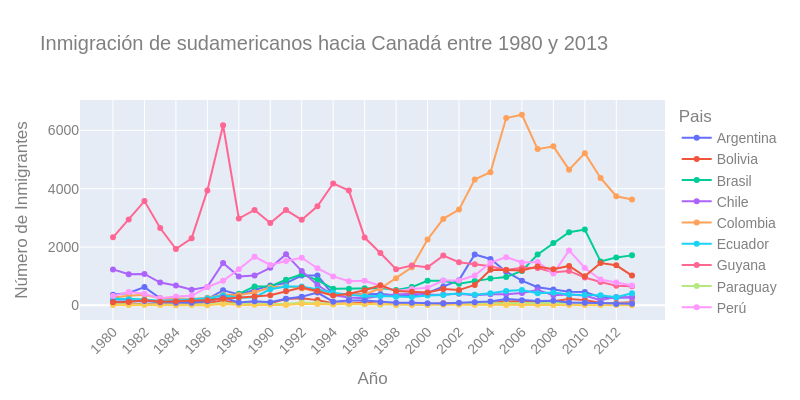

Notebook code for this chart:
### Code cell
fig = px.line(sudamerica,x=sudamerica.index,y=sudamerica.columns,
              title='Inmigración de sudamericanos hacia Canadá entre 1980 y 2013',
              color='Pais', markers=True)
fig.update_layout(width=800,height=400, xaxis={'tickangle':-45},
                  xaxis_title='Año',yaxis_title='Número de Inmigrantes',
                  font_family='Arial',font_size=14, font_color='grey')

fig.write_html('inmigracion_sudamericanos_canada.html')
fig.show()

### Figure 1 — Plotly figure (JSON) as saved in the notebook; plotly's stock layout.template omitted (floating-point values rounded to 4 significant figures)
{"data": [{"hovertemplate": "Pais=Argentina<br>index=%{x}<br>value=%{y}<extra></extra>", "legendgroup": "Argentina", "line": {"color": "#636efa", "dash": "solid"}, "marker": {"symbol": "circle"}, "mode": "lines+markers", "name": "Argentina", "orientation": "v", "showlegend": true, "type": "scatter", "x": ["1980", "1981", "1982", "1983", "1984", "1985", "1986", "1987", "1988", "1989", "1990", "1991", "1992", "1993", "1994", "1995", "1996", "1997", "1998", "1999", "2000", "2001", "2002", "2003", "2004", "2005", "2006", "2007", "2008", "2009", "2010", "2011", "2012", "2013"], "xaxis": "x", "y": [368, 426, 626, 241, 237, 196, 213, 519, 374, 538, 678, 763, 1023, 1022, 366, 380, 396, 391, 349, 318, 427, 635, 865, 1745, 1591, 1153, 847, 620, 540, 467, 459, 278, 263, 282], "yaxis": "y"}, {"hovertemplate": "Pais=Bolivia<br>index=%{x}<br>value=%{y}<extra></extra>", "legendgroup": "Bolivia", "line": {"color": "#EF553B", "dash": "solid"}, "marker": {"symbol": "circle"}, "mode": "lines+markers", "name": "Bolivia", "orientation": "v", "showlegend": true, "type": "scatter", "x": ["1980", "1981", "1982", "1983", "1984", "1985", "1986", "1987", "1988", "1989", "1990", "1991", "1992", "1993", "1994", "1995", "1996", "1997", "1998", "1999", "2000", "2001", "2002", "2003", "2004", "2005", "2006", "2007", "2008", "2009", "2010", "2011", "2012", "2013"], "xaxis": "x", "y": [44, 52, 42, 49, 38, 44, 79, 165, 63, 68, 71, 214, 247, 180, 75, 61, 96, 43, 33, 42, 33, 72, 57, 59, 85, 134, 139, 107, 143, 214, 180, 86, 83, 107], "yaxis": "y"}, {"hovertemplate": "Pais=Brasil<br>index=%{x}<br>value=%{y}<extra></extra>", "legendgroup": "Brasil", "line": {"color": "#00cc96", "dash": "solid"}, "marker": {"symbol": "circle"}, "mode": "lines+markers", "name": "Brasil", "orientation": "v", "showlegend": true, "type": "scatter", "x": ["1980", "1981", "1982", "1983", "1984", "1985", "1986", "1987", "1988", "1989", "1990", "1991", "1992", "1993", "1994", "1995", "1996", "1997", "1998", "1999", "2000", "2001", "2002", "2003", "2004", "2005", "2006", "2007", "2008", "2009", "2010", "2011", "2012", "2013"], "xaxis": "x", "y": [211, 220, 192, 139, 145, 130, 205, 244, 394, 650, 650, 877, 1066, 866, 566, 572, 586, 591, 531, 626, 845, 847, 745, 839, 917, 969, 1181, 1746, 2138, 2509, 2598, 1508, 1642, 1714], "yaxis": "y"}, {"hovertemplate": "Pais=Chile<br>index=%{x}<br>value=%{y}<extra></extra>", "legendgroup": "Chile", "line": {"color": "#ab63fa", "dash": "solid"}, "marker": {"symbol": "circle"}, "mode": "lines+markers", "name": "Chile", "orientation": "v", "showlegend": true, "type": "scatter", "x": ["1980", "1981", "1982", "1983", "1984", "1985", "1986", "1987", "1988", "1989", "1990", "1991", "1992", "1993", "1994", "1995", "1996", "1997", "1998", "1999", "2000", "2001", "2002", "2003", "2004", "2005", "2006", "2007", "2008", "2009", "2010", "2011", "2012", "2013"], "xaxis": "x", "y": [1233, 1069, 1078, 781, 681, 533, 633, 1454, 990, 1023, 1286, 1749, 1175, 697, 352, 273, 244, 325, 376, 397, 366, 369, 401, 347, 383, 384, 427, 530, 350, 375, 340, 174, 291, 273], "yaxis": "y"}, {"hovertemplate": "Pais=Colombia<br>index=%{x}<br>value=%{y}<extra></extra>", "legendgroup": "Colombia", "line": {"color": "#FFA15A", "dash": "solid"}, "marker": {"symbol": "circle"}, "mode": "lines+markers", "name": "Colombia", "orientation": "v", "showlegend": true, "type": "scatter", "x": ["1980", "1981", "1982", "1983", "1984", "1985", "1986", "1987", "1988", "1989", "1990", "1991", "1992", "1993", "1994", "1995", "1996", "1997", "1998", "1999", "2000", "2001", "2002", "2003", "2004", "2005", "2006", "2007", "2008", "2009", "2010", "2011", "2012", "2013"], "xaxis": "x", "y": [266, 326, 360, 244, 235, 214, 257, 376, 352, 439, 614, 652, 582, 464, 375, 371, 381, 578, 929, 1306, 2259, 2965, 3283, 4318, 4566, 6424, 6535, 5357, 5452, 4652, 5218, 4366, 3741, 3631], "yaxis": "y"}, {"hovertemplate": "Pais=Ecuador<br>index=%{x}<br>value=%{y}<extra></extra>", "legendgroup": "Ecuador", "line": {"color": "#19d3f3", "dash": "solid"}, "marker": {"symbol": "circle"}, "mode": "lines+markers", "name": "Ecuador", "orientation": "v", "showlegend": true, "type": "scatter", "x": ["1980", "1981", "1982", "1983", "1984", "1985", "1986", "1987", "1988", "1989", "1990", "1991", "1992", "1993", "1994", "1995", "1996", "1997", "1998", "1999", "2000", "2001", "2002", "2003", "2004", "2005", "2006", "2007", "2008", "2009", "2010", "2011", "2012", "2013"], "xaxis": "x", "y": [238, 207, 184, 155, 179, 208, 240, 344, 265, 278, 552, 643, 644, 547, 431, 368, 310, 317, 295, 291, 342, 353, 418, 361, 417, 491, 525, 419, 437, 373, 353, 348, 282, 418], "yaxis": "y"}, {"hovertemplate": "Pais=Guyana<br>index=%{x}<br>value=%{y}<extra></extra>", "legendgroup": "Guyana", "line": {"color": "#FF6692", "dash": "solid"}, "marker": {"symbol": "circle"}, "mode": "lines+markers", "name": "Guyana", "orientation": "v", "showlegend": true, "type": "scatter", "x": ["1980", "1981", "1982", "1983", "1984", "1985", "1986", "1987", "1988", "1989", "1990", "1991", "1992", "1993", "1994", "1995", "1996", "1997", "1998", "1999", "2000", "2001", "2002", "2003", "2004", "2005", "2006", "2007", "2008", "2009", "2010", "2011", "2012", "2013"], "xaxis": "x", "y": [2334, 2943, 3575, 2650, 1932, 2299, 3942, 6174, 2977, 3270, 2824, 3266, 2932, 3399, 4181, 3935, 2324, 1795, 1238, 1366, 1308, 1707, 1479, 1410, 1341, 1215, 1286, 1277, 1137, 1180, 953, 804, 676, 656], "yaxis": "y"}, {"hovertemplate": "Pais=Paraguay<br>index=%{x}<br>value=%{y}<extra></extra>", "legendgroup": "Paraguay", "line": {"color": "#B6E880", "dash": "solid"}, "marker": {"symbol": "circle"}, "mode": "lines+markers", "name": "Paraguay", "orientation": "v", "showlegend": true, "type": "scatter", "x": ["1980", "1981", "1982", "1983", "1984", "1985", "1986", "1987", "1988", "1989", "1990", "1991", "1992", "1993", "1994", "1995", "1996", "1997", "1998", "1999", "2000", "2001", "2002", "2003", "2004", "2005", "2006", "2007", "2008", "2009", "2010", "2011", "2012", "2013"], "xaxis": "x", "y": [45, 26, 32, 40, 48, 36, 34, 72, 53, 48, 56, 51, 94, 75, 46, 39, 38, 30, 25, 34, 29, 34, 60, 88, 74, 75, 88, 98, 95, 88, 89, 83, 55, 66], "yaxis": "y"}, {"hovertemplate": "Pais=Perú<br>index=%{x}<br>value=%{y}<extra></extra>", "legendgroup": "Perú", "line": {"color": "#FF97FF", "dash": "solid"}, "marker": {"symbol": "circle"}, "mode": "lines+markers", "name": "Perú", "orientation": "v", "showlegend": true, "type": "scatter", "x": ["1980", "1981", "1982", "1983", "1984", "1985", "1986", "1987", "1988", "1989", "1990", "1991", "1992", "1993", "1994", "1995", "1996", "1997", "1998", "1999", "2000", "2001", "2002", "2003", "2004", "2005", "2006", "2007", "2008", "2009", "2010", "2011", "2012", "2013"], "xaxis": "x", "y": [317, 456, 401, 241, 306, 328, 628, 843, 1237, 1667, 1384, 1522, 1632, 1274, 993, 827, 845, 676, 493, 560, 603, 849, 855, 1023, 1460, 1653, 1473, 1490, 1094, 1884, 1283, 886, 787, 682], "yaxis": "y"}, {"hovertemplate": "Pais=Surinam<br>index=%{x}<br>value=%{y}<extra></extra>", "legendgroup": "Surinam", "line": {"color": "#FECB52", "dash": "solid"}, "marker": {"symbol": "circle"}, "mode": "lines+markers", "name": "Surinam", "orientation": "v", "showlegend": true, "type": "scatter", "x": ["1980", "1981", "1982", "1983", "1984", "1985", "1986", "1987", "1988", "1989", "1990", "1991", "1992", "1993", "1994", "1995", "1996", "1997", "1998", "1999", "2000", "2001", "2002", "2003", "2004", "2005", "2006", "2007", "2008", "2009", "2010", "2011", "2012", "2013"], "xaxis": "x", "y": [15, 10, 21, 12, 5, 16, 7, 46, 16, 24, 26, 13, 53, 51, 32, 58, 51, 35, 22, 11, 16, 22, 22, 22, 17, 15, 16, 20, 9, 12, 13, 11, 16, 4], "yaxis": "y"}, {"hovertemplate": "Pais=Uruguay<br>index=%{x}<br>value=%{y}<extra></extra>", "legendgroup": "Uruguay", "line": {"color": "#636efa", "dash": "solid"}, "marker": {"symbol": "circle"}, "mode": "lines+markers", "name": "Uruguay", "orientation": "v", "showlegend": true, "type": "scatter", "x": ["1980", "1981", "1982", "1983", "1984", "1985", "1986", "1987", "1988", "1989", "1990", "1991", "1992", "1993", "1994", "1995", "1996", "1997", "1998", "1999", "2000", "2001", "2002", "2003", "2004", "2005", "2006", "2007", "2008", "2009", "2010", "2011", "2012", "2013"], "xaxis": "x", "y": [128, 132, 146, 105, 90, 92, 137, 269, 99, 144, 111, 229, 299, 437, 125, 164, 171, 117, 87, 93, 75, 64, 91, 103, 130, 217, 175, 147, 160, 99, 93, 81, 47, 58], "yaxis": "y"}, {"hovertemplate": "Pais=Venezuela<br>index=%{x}<br>value=%{y}<extra></extra>", "legendgroup": "Venezuela", "line": {"color": "#EF553B", "dash": "solid"}, "marker": {"symbol": "circle"}, "mode": "lines+markers", "name": "Venezuela", "orientation": "v", "showlegend": true, "type": "scatter", "x": ["1980", "1981", "1982", "1983", "1984", "1985", "1986", "1987", "1988", "1989", "1990", "1991", "1992", "1993", "1994", "1995", "1996", "1997", "1998", "1999", "2000", "2001", "2002", "2003", "2004", "2005", "2006", "2007", "2008", "2009", "2010", "2011", "2012", "2013"], "xaxis": "x", "y": [103, 117, 174, 124, 142, 165, 179, 229, 279, 304, 344, 487, 610, 490, 334, 402, 520, 686, 489, 464, 443, 560, 524, 699, 1224, 1211, 1192, 1335, 1239, 1353, 998, 1452, 1373, 1022], "yaxis": "y"}], "layout": {"font": {"color": "grey", "family": "Arial", "size": 14}, "height": 400, "legend": {"title": {"text": "Pais"}, "tracegroupgap": 0}, "title": {"text": "Inmigración de sudamericanos hacia Canadá entre 1980 y 2013"}, "width": 800, "xaxis": {"anchor": "y", "domain": [0, 1], "tickangle": -45, "title": {"text": "Año"}}, "yaxis": {"anchor": "x", "domain": [0, 1], "title": {"text": "Número de Inmigrantes"}}}}
